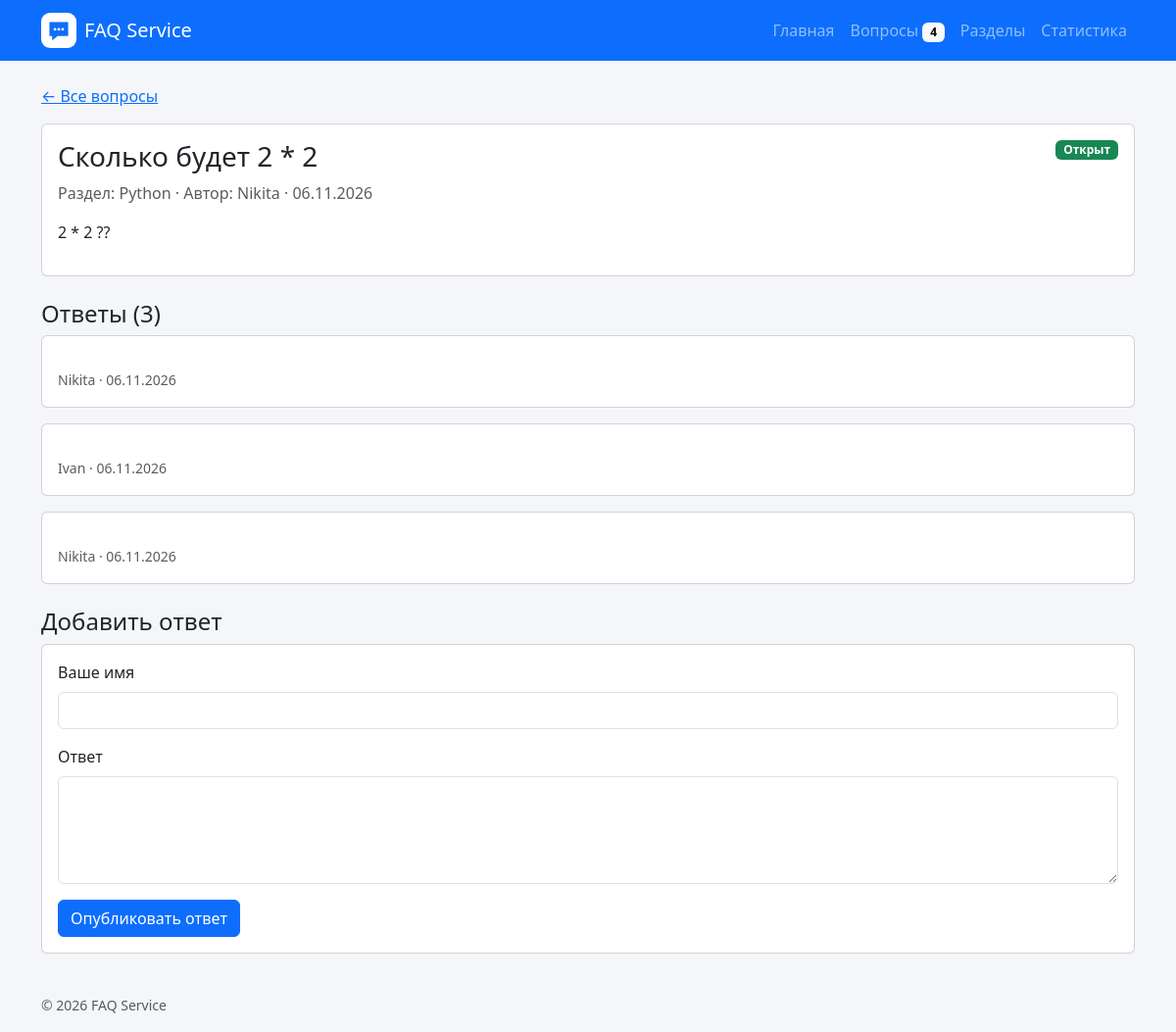
/faq/skolko-budet-2-2-6/, run on the app's committed database.
### faq_web/models.py (models this page shows, shortened)
class Question(models.Model):
    class Status(models.TextChoices):
        OPEN = "open", "Открыт"
        CLOSED = "closed", "Закрыт"
    objects = QuestionManager()
    section = models.ForeignKey(
        Section,
        on_delete=models.PROTECT,  # запрет удаления если есть ссылка
        related_name="questions",  # Имя обратной связи.
        null=False,
        blank=False,
        verbose_name="Раздел",
    )
    author = models.ForeignKey(
        User,
        on_delete=models.PROTECT,
        related_name="authored_questions",
        null=False,
        blank=False,
        verbose_name="Автор",
    )
    title = models.CharField(
        max_length=200,
        null=False,
        blank=False,
        verbose_name="Заголовок",
    )
    slug = models.SlugField(
        max_length=220,
        unique=True,
        editable=False,
        verbose_name="URL-идентификатор",
    )
    text = models.TextField(
        null=False,
        blank=False,
        verbose_name="Текст",
    )
    image = models.ImageField(
        upload_to="questions/",
        blank=True,
        verbose_name="Изображение",
    )
    created_at = models.DateField(
        default=date.today,
        null=False,
        blank=False,
        verbose_name="Дата",
    )
    status = models.CharField(
        max_length=6,
        choices=Status.choices,  # Open / Closed
        default=Status.OPEN,
        null=False,
        blank=False,
        verbose_name="Статус",
    )
    class Meta:
        ordering = ["-created_at", "-pk"]
        verbose_name = "Вопрос"
        verbose_name_plural = "Вопросы"

class Section(models.Model):
    name = models.CharField(
        max_length=100,
        unique=True,
        null=False,
        blank=False,
        verbose_name="Название",
    )
    is_active = models.BooleanField(
        default=True,
        null=False,
        blank=False,
        verbose_name="Активен",
    )
    class Meta:
        ordering = ["name"]
        verbose_name = "Раздел"
        verbose_name_plural = "Разделы"

class User(models.Model):
    name = models.CharField(
        max_length=80,
        unique=True,
        null=False,
        blank=False,
        verbose_name="Имя",
    )
    class Meta:
        ordering = ["name"]
        verbose_name = "Пользователь"
        verbose_name_plural = "Пользователи"

class Answer(models.Model):
    question = models.ForeignKey(
        Question,
        on_delete=models.PROTECT,  # удаление связанных записей | PROTECT
        related_name="answers",
        null=False,
        blank=False,
        verbose_name="Вопрос",
    )
    author = models.ForeignKey(
        User,
        on_delete=models.PROTECT,
        related_name="authored_answers",
        null=False,
        blank=False,
        verbose_name="Автор",
    )
    text = models.TextField(
        null=False,
        blank=False,
        verbose_name="Текст",
    )
    text_length = models.GeneratedField(
        expression=Length("text"),
        output_field=models.PositiveIntegerField(),
        db_persist=True,
        verbose_name="Длина текста",
    )
    created_at = models.DateField(
        default=date.today,
        null=False,
        blank=False,
        verbose_name="Дата",
    )
    class Meta:
        ordering = ["pk"]
        verbose_name = "Ответ"
        verbose_name_plural = "Ответы"

### faq_web/views.py (the view, shortened to what this page needs)
# urls.py: path("<slug:slug>/", views.question_detail, name="detail"),
@require_http_methods(["GET", "POST"])
def question_detail(request, slug: str):
    question = get_object_or_404(
        _questions_with_answers(),
        slug=slug,
    )
    answers = list(question.answers.all())
    error = ""
    return render(
        request,
        "faq_web/question_detail.html",
        {
            "question": question,
            "answers": answers,
            "form_data": request.POST if request.method == "POST" else {},
            "error": error,
        },
        status=400 if error else 200,
    )

### faq_web/context_processors.py (called while the page is built)
def faq_context(request):
    return {
        "site_name": "FAQ Service",
        "open_questions_count": Question.objects.open().count(),
    }

### faq_web/models.py (called while the page is built)
    def open(self):
        return self.filter(status=self.model.Status.OPEN)

### faq_web/views.py (called while the page is built)
def _questions_with_answers():
    return Question.objects.select_related(
        "section",
        "author",
    ).prefetch_related(
        Prefetch(
            "answers",
            queryset=Answer.objects.select_related("author").order_by("pk"),
        )
    )

### templates/faq_web/question_detail.html (shortened to what this page needs)
{% extends "base.html" %}
{% block content %}
<p>
    <a href="{% url 'faq:list' %}">&larr; Все вопросы</a>
</p>
<article class="card">
    <div class="card-body">
        <div class="d-flex justify-content-between gap-3">
            <h1 class="h3">{{ question.title|default:"Без заголовка" }}</h1>
            {% include "faq_web/includes/question_status.html" with question=question %}
        </div>
        <p class="text-body-secondary">
            Раздел: {{ question.section.name }} ·
            Автор: {{ question.author.name }} ·
            {{ question.created_at|date:"d.m.Y" }}
        </p>
        <p class="question-text">{{ question.text }}</p>
    </div>
</article>
<section class="mt-4">
    <h2 class="h4">Ответы ({{ answers|length }})</h2>
    {% for answer in answers %}
        <article class="card mb-3">
            <div class="card-body">
                <small class="text-body-secondary">
                    {{ answer.author.name }} ·
                    {{ answer.created_at|date:"d.m.Y" }}
                </small>
            </div>
        </article>
    {% empty %}
        <p class="text-body-secondary">Ответов пока нет.</p>
    {% endfor %}
</section>
{% if question.status == "open" %}
    <section class="mt-4">
        <h2 class="h4">Добавить ответ</h2>
        <form method="post" class="card card-body">
            <div class="mb-3">
                <label class="form-label" for="answer-author">Ваше имя</label>
                <input
                    class="form-control"
                    id="answer-author"
                    name="author"
                    maxlength="80"
                    value="{{ form_data.author }}"
                    required
                >
            </div>
            <div class="mb-3">
                <label class="form-label" for="answer-text">Ответ</label>
                <textarea
                    class="form-control"
                    id="answer-text"
                    name="text"
                    rows="4"
                    required
                >{{ form_data.text }}</textarea>
            </div>
            <div>
                <button class="btn btn-primary" type="submit">
                    Опубликовать ответ
                </button>
            </div>
        </form>
    </section>
{% endif %}
{% endblock %}

### static/css/style.css (style rules this page uses)
body { background-color: #f4f6f9; }
.question-text { white-space: pre-wrap; }

### data on the page
Question: title "Сколько будет 2 * 2", section.name "Python", author.name "Nikita", created_at "06.11.2026", text "2 * 2 ??"
Answer: author.name "Nikita", created_at "06.11.2026"
Answer: author.name "Ivan", created_at "06.11.2026"
Answer: author.name "Nikita", created_at "06.11.2026"

### other printed values
{{ site_name }} "FAQ Service"
{{ open_questions_count }} "4"
{{ answers|length }} "3"
